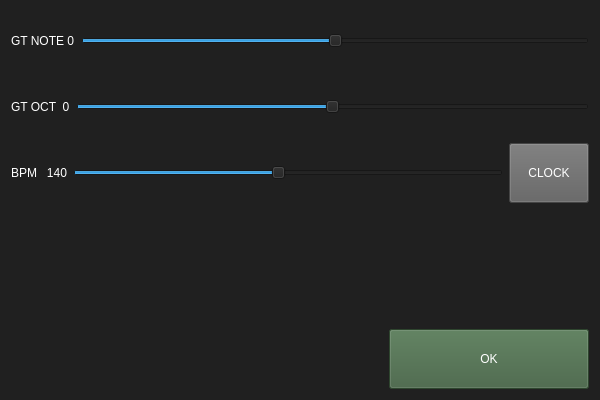
<?xml version="1.0" encoding="UTF-8"?>
<ui version="4.0">
 <class>form_settings</class>
 <widget class="QWidget" name="form_settings">
  <property name="geometry">
   <rect>
    <x>0</x>
    <y>0</y>
    <width>600</width>
    <height>400</height>
   </rect>
  </property>
  <property name="windowTitle">
   <string>Form</string>
  </property>
  <property name="styleSheet">
   <string notr="true">background-color: #202020;
color: rgb(255, 255, 255);
font: 10pt &quot;C64 Pro Mono&quot;;</string>
  </property>
  <layout class="QVBoxLayout" name="verticalLayout">
   <item>
    <layout class="QHBoxLayout" name="horizontalLayout">
     <item>
      <widget class="QLabel" name="label_gtn">
       <property name="text">
        <string>GT NOTE 0</string>
       </property>
      </widget>
     </item>
     <item>
      <widget class="QSlider" name="horizontalSlider_gtn">
       <property name="minimumSize">
        <size>
         <width>0</width>
         <height>60</height>
        </size>
       </property>
       <property name="minimum">
        <number>-12</number>
       </property>
       <property name="maximum">
        <number>12</number>
       </property>
       <property name="pageStep">
        <number>2</number>
       </property>
       <property name="orientation">
        <enum>Qt::Horizontal</enum>
       </property>
       <property name="tickPosition">
        <enum>QSlider::NoTicks</enum>
       </property>
       <property name="tickInterval">
        <number>6</number>
       </property>
      </widget>
     </item>
    </layout>
   </item>
   <item>
    <layout class="QHBoxLayout" name="horizontalLayout_2">
     <item>
      <widget class="QLabel" name="label_gto">
       <property name="text">
        <string>GT OCT  0</string>
       </property>
      </widget>
     </item>
     <item>
      <widget class="QSlider" name="horizontalSlider_gto">
       <property name="minimumSize">
        <size>
         <width>0</width>
         <height>60</height>
        </size>
       </property>
       <property name="minimum">
        <number>-4</number>
       </property>
       <property name="maximum">
        <number>4</number>
       </property>
       <property name="pageStep">
        <number>1</number>
       </property>
       <property name="orientation">
        <enum>Qt::Horizontal</enum>
       </property>
       <property name="tickPosition">
        <enum>QSlider::NoTicks</enum>
       </property>
      </widget>
     </item>
    </layout>
   </item>
   <item>
    <layout class="QHBoxLayout" name="horizontalLayout_4">
     <item>
      <widget class="QLabel" name="label_bpm">
       <property name="text">
        <string>BPM   140</string>
       </property>
      </widget>
     </item>
     <item>
      <widget class="QSlider" name="horizontalSlider_bpm">
       <property name="minimumSize">
        <size>
         <width>0</width>
         <height>60</height>
        </size>
       </property>
       <property name="maximumSize">
        <size>
         <width>16777215</width>
         <height>16777215</height>
        </size>
       </property>
       <property name="minimum">
        <number>40</number>
       </property>
       <property name="maximum">
        <number>250</number>
       </property>
       <property name="value">
        <number>140</number>
       </property>
       <property name="orientation">
        <enum>Qt::Horizontal</enum>
       </property>
      </widget>
     </item>
     <item>
      <widget class="QPushButton" name="pushButton_clock">
       <property name="minimumSize">
        <size>
         <width>0</width>
         <height>60</height>
        </size>
       </property>
       <property name="styleSheet">
        <string notr="true">background-color: #606060;</string>
       </property>
       <property name="text">
        <string>CLOCK</string>
       </property>
      </widget>
     </item>
    </layout>
   </item>
   <item>
    <spacer name="verticalSpacer">
     <property name="orientation">
      <enum>Qt::Vertical</enum>
     </property>
     <property name="sizeHint" stdset="0">
      <size>
       <width>20</width>
       <height>40</height>
      </size>
     </property>
    </spacer>
   </item>
   <item>
    <layout class="QHBoxLayout" name="horizontalLayout_3">
     <item>
      <spacer name="horizontalSpacer">
       <property name="orientation">
        <enum>Qt::Horizontal</enum>
       </property>
       <property name="sizeHint" stdset="0">
        <size>
         <width>40</width>
         <height>20</height>
        </size>
       </property>
      </spacer>
     </item>
     <item>
      <widget class="QPushButton" name="pushButton_ok">
       <property name="minimumSize">
        <size>
         <width>200</width>
         <height>60</height>
        </size>
       </property>
       <property name="styleSheet">
        <string notr="true">background-color: rgb(64, 96, 64);
color: rgb(255, 255, 255);</string>
       </property>
       <property name="text">
        <string>OK</string>
       </property>
      </widget>
     </item>
    </layout>
   </item>
  </layout>
 </widget>
 <resources/>
 <connections/>
</ui>
